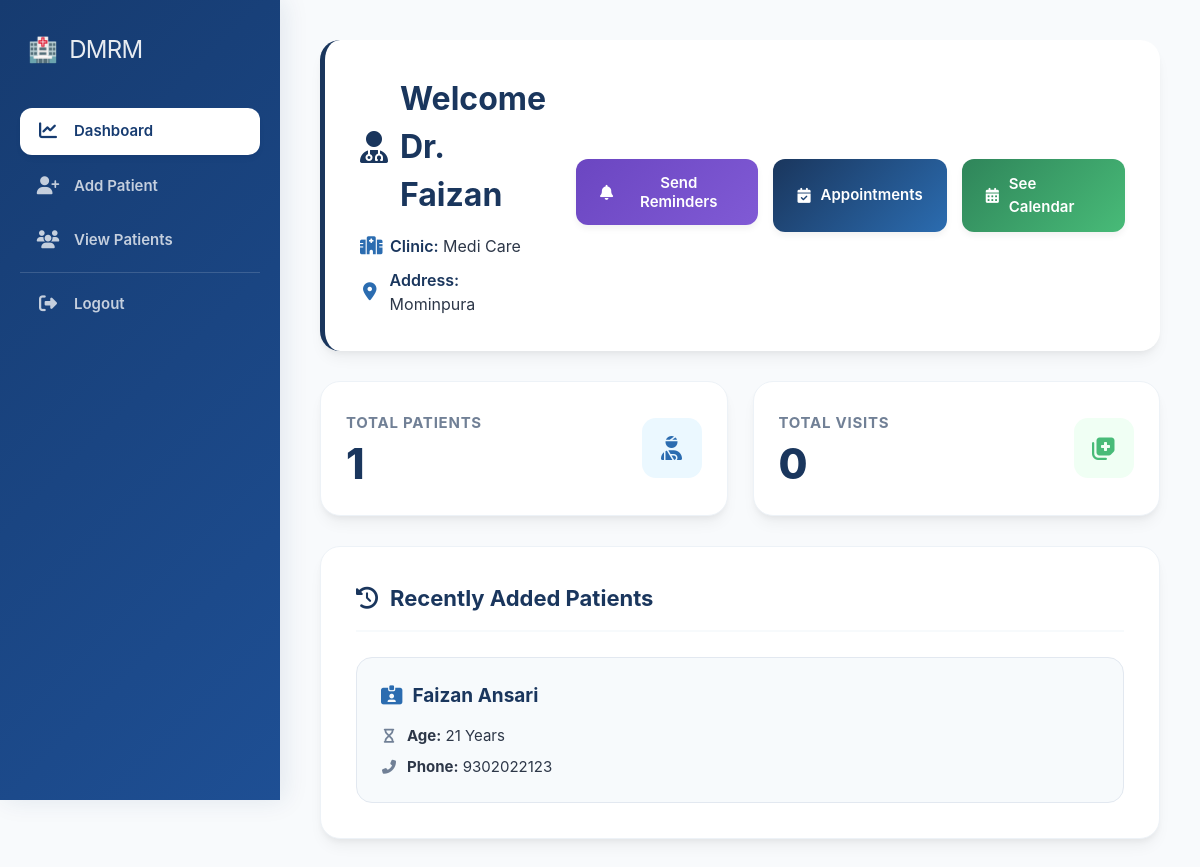
The page /dashboard (signed in) on the database as committed earlier.
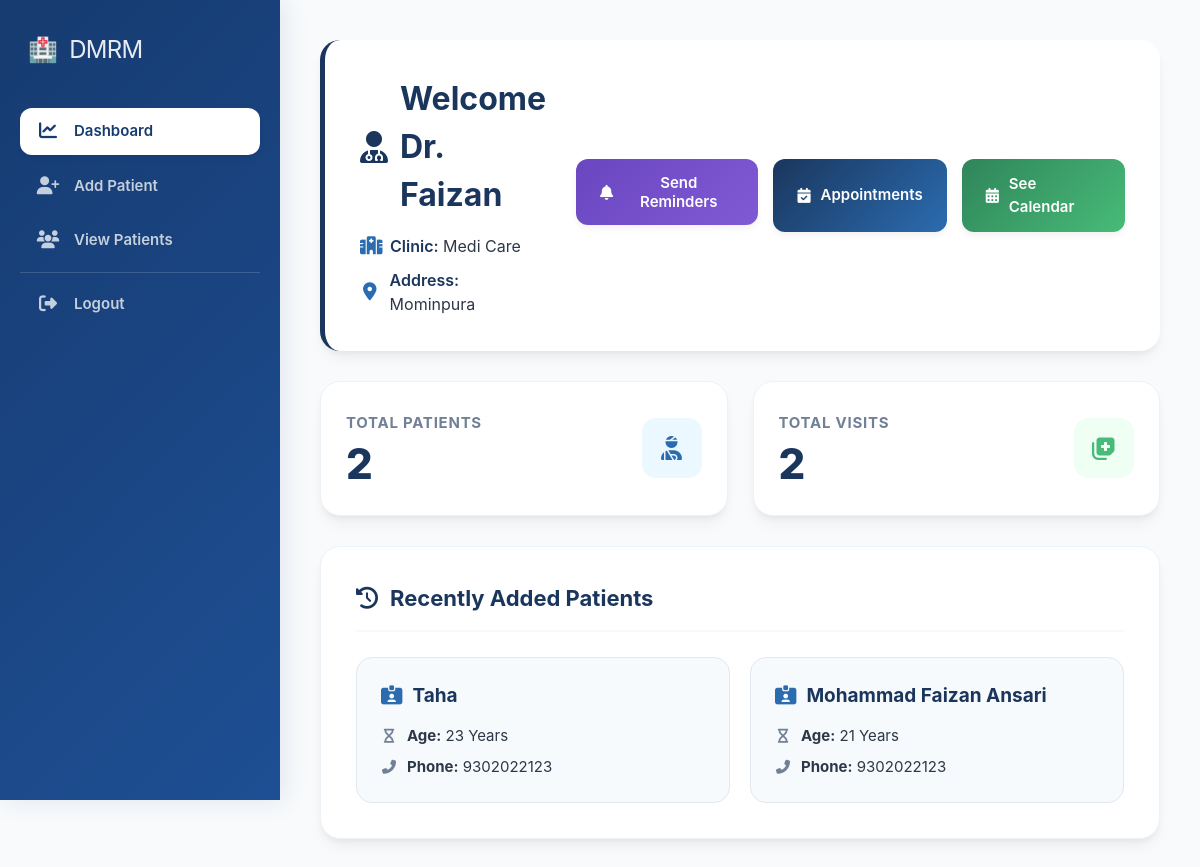
The same page on the database as committed later.
### tables this page shows
CREATE TABLE patients (
        id INTEGER PRIMARY KEY AUTOINCREMENT,
        doctor_id INTEGER,
        name TEXT,
        age INTEGER,
        gender TEXT,
        phone TEXT,
        email TEXT,
        disease TEXT,
        blood_group TEXT,
        address TEXT,
        report TEXT,
        FOREIGN KEY(doctor_id) REFERENCES doctors(id)
    );

### app.py (the view)
@app.route("/dashboard")
def dashboard():
    if not is_logged_in() or session.get("role") != "admin":
        return redirect("/login")
    conn = sqlite3.connect(DATABASE, timeout=20)
    conn.row_factory = sqlite3.Row
    cur = conn.cursor()
    doctor_id = session.get("doctor_id")
    cur.execute("SELECT * FROM doctors WHERE id=?", (doctor_id,))
    doctor = cur.fetchone()
    cur.execute("SELECT COUNT(*) FROM patients WHERE doctor_id=?", (doctor_id,))
    total_patients = cur.fetchone()[0]
    cur.execute("SELECT COUNT(*) FROM visits WHERE patient_id IN (SELECT id FROM patients WHERE doctor_id=?)", (doctor_id,))
    total_visits = cur.fetchone()[0]
    cur.execute("SELECT COUNT(*) FROM appointments WHERE status='pending' AND doctor_id=?", (doctor_id,))
    pending_appointments = cur.fetchone()[0]
    cur.execute("""
        SELECT id, name, age, phone
        FROM patients
        WHERE doctor_id=?
        ORDER BY id DESC
        LIMIT 5
    """, (doctor_id,))
    recent_patients = cur.fetchall()
    conn.close()
    return render_template(
        "dashboard.html",
        doctor=doctor,
        total_patients=total_patients,
        total_visits=total_visits,
        recent_patients=recent_patients,
        pending_appointments=pending_appointments
    )

### app.py (called while the page is built)
def is_logged_in():
    return session.get("logged_in")

### templates/dashboard.html (shortened to what this page needs)
{% extends "base.html" %}
{% block content %}
<link rel="stylesheet" href="https://cdnjs.cloudflare.com/ajax/libs/font-awesome/6.5.1/css/all.min.css"/>
<div class="dashboard-wrapper">
    <div class="dd-header">
        <div class="dd-welcome">
            <h1>
                <i class="fa-solid fa-user-doctor"></i> Welcome Dr. {{ doctor.name }}
            </h1>
            <div class="dd-welcome-details">
                <div class="clinic-info-item">
                    <i class="fa-solid fa-hospital"></i>
                    <span><b>Clinic:</b> {{ doctor.clinic_name }}</span>
                </div>
                <div class="clinic-info-item">
                    <i class="fa-solid fa-location-dot"></i>
                    <span><b>Address:</b> {{ doctor.clinic_address }}</span>
                </div>
            </div>
        </div>
        <div class="dd-actions">
    <form action="/manual_send_reminders" method="POST" style="margin:0;">
        <button type="submit" class="dd-action-btn dd-purple">
            <i class="fa-solid fa-bell"></i> Send Reminders
        </button>
    </form>
    <a href="/appointments" class="dd-action-btn dd-blue">
        <i class="fa-solid fa-calendar-check"></i> Appointments
    </a>
    <a href="/appointment_calendar" class="dd-action-btn dd-green">
        <i class="fa-solid fa-calendar-days"></i> See Calendar
    </a>
</div>
    </div>
    <div class="dd-stats">
        <div class="dd-stat-box">
            <div class="dd-stat-box-content">
                <h3>Total Patients</h3>
                <h1>{{ total_patients }}</h1>
            </div>
            <div class="dd-stat-icon-wrapper dd-stat-blue-icon">
                <i class="fa-solid fa-user-injured"></i>
            </div>
        </div>
        <div class="dd-stat-box">
            <div class="dd-stat-box-content">
                <h3>Total Visits</h3>
                <h1>{{ total_visits }}</h1>
            </div>
            <div class="dd-stat-icon-wrapper dd-stat-green-icon">
                <i class="fa-solid fa-notes-medical"></i>
            </div>
        </div>
    </div>
    <div class="dd-patients">
        <h2>
            <i class="fa-solid fa-clock-rotate-left"></i> Recently Added Patients
        </h2>
        <div class="dd-patient-grid">
            {% for patient in recent_patients %}
                <div class="dd-patient-card">
                    <h3>
                        <i class="fa-solid fa-id-card-clip"></i> {{ patient.name }}
                    </h3>
                    <div class="dd-patient-meta">
                        <p>
                            <i class="fa-solid fa-hourglass"></i>
                            <span><b>Age:</b> {{ patient.age }} Years</span>
                        </p>
                        <p>
                            <i class="fa-solid fa-phone-flip"></i>
                            <span><b>Phone:</b> {{ patient.phone }}</span>
                        </p>
                    </div>
                </div>
            {% else %}
                <div class="dd-no-patients-box">
                    <i class="fa-solid fa-users-slash" style="display: block; font-size: 36px; margin-bottom: 12px; color: var(--text-muted);"></i>
                    No patient records found inside your medical registry directory yet.
                </div>
            {% endfor %}
        </div>
    </div>
</div>
{% endblock %}

Rows that differ between the two databases and show on the page:
added patients: name "Taha", age "23", phone "9302022123"
changed patients: name "Faizan Ansari" → "Mohammad Faizan Ansari"
Other text that changed with them:
{{ total_patients }}: "1" → "2"
{{ total_visits }}: "0" → "2"
